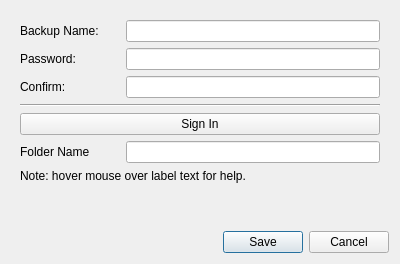
<?xml version="1.0" encoding="UTF-8"?>
<ui version="4.0">
 <class>ConfigGDriveDialog</class>
 <widget class="QDialog" name="ConfigGDriveDialog">
  <property name="geometry">
   <rect>
    <x>0</x>
    <y>0</y>
    <width>400</width>
    <height>264</height>
   </rect>
  </property>
  <property name="windowTitle">
   <string>Configure Google Drive </string>
  </property>
  <layout class="QVBoxLayout" name="verticalLayout">
   <item>
    <widget class="QWidget" name="widget" native="true">
     <layout class="QVBoxLayout" name="verticalLayout_2">
      <item>
       <layout class="QHBoxLayout" name="horizontalLayout">
        <item>
         <widget class="QLabel" name="label">
          <property name="minimumSize">
           <size>
            <width>100</width>
            <height>0</height>
           </size>
          </property>
          <property name="toolTip">
           <string>&lt;html&gt;&lt;head/&gt;&lt;body&gt;&lt;p&gt;&lt;span style=&quot; font-weight:600;&quot;&gt;Backup Name:&lt;/span&gt;&lt;/p&gt;&lt;p&gt;Something descriptive to help you remember what this backup contains (eg: My Pictures).&lt;/p&gt;&lt;/body&gt;&lt;/html&gt;</string>
          </property>
          <property name="text">
           <string>Backup Name:</string>
          </property>
         </widget>
        </item>
        <item>
         <widget class="QLineEdit" name="name_line_edit"/>
        </item>
       </layout>
      </item>
      <item>
       <layout class="QHBoxLayout" name="horizontalLayout_3">
        <item>
         <widget class="QLabel" name="label_2">
          <property name="minimumSize">
           <size>
            <width>100</width>
            <height>0</height>
           </size>
          </property>
          <property name="toolTip">
           <string>&lt;html&gt;&lt;head/&gt;&lt;body&gt;&lt;p&gt;&lt;span style=&quot; font-weight:600;&quot;&gt;Password:&lt;/span&gt;&lt;/p&gt;&lt;p&gt;Your data will be encrypted with this. Make sure to write it down. You will LOSE YOUR DATA if you lose this!&lt;/p&gt;&lt;/body&gt;&lt;/html&gt;</string>
          </property>
          <property name="text">
           <string>Password:</string>
          </property>
         </widget>
        </item>
        <item>
         <widget class="QLineEdit" name="password_line_edit">
          <property name="echoMode">
           <enum>QLineEdit::Password</enum>
          </property>
         </widget>
        </item>
       </layout>
      </item>
      <item>
       <layout class="QHBoxLayout" name="horizontalLayout_4">
        <item>
         <widget class="QLabel" name="label_3">
          <property name="minimumSize">
           <size>
            <width>100</width>
            <height>0</height>
           </size>
          </property>
          <property name="toolTip">
           <string>&lt;html&gt;&lt;head/&gt;&lt;body&gt;&lt;p&gt;Re-type your password.&lt;/p&gt;&lt;/body&gt;&lt;/html&gt;</string>
          </property>
          <property name="text">
           <string>Confirm:</string>
          </property>
         </widget>
        </item>
        <item>
         <widget class="QLineEdit" name="confirm_password_line_edit">
          <property name="echoMode">
           <enum>QLineEdit::Password</enum>
          </property>
         </widget>
        </item>
       </layout>
      </item>
      <item>
       <widget class="Line" name="line">
        <property name="orientation">
         <enum>Qt::Horizontal</enum>
        </property>
       </widget>
      </item>
      <item>
       <layout class="QHBoxLayout" name="horizontalLayout_5">
        <item>
         <widget class="QPushButton" name="sign_in_button">
          <property name="toolTip">
           <string>&lt;html&gt;&lt;head/&gt;&lt;body&gt;&lt;p&gt;&lt;span style=&quot; font-weight:600;&quot;&gt;Sign In&lt;/span&gt;&lt;/p&gt;&lt;p&gt;Redirects to your browswer for Google Drive login and authentication. &lt;/p&gt;&lt;/body&gt;&lt;/html&gt;</string>
          </property>
          <property name="text">
           <string>Sign In</string>
          </property>
         </widget>
        </item>
       </layout>
      </item>
      <item>
       <layout class="QHBoxLayout" name="horizontalLayout_7">
        <item>
         <widget class="QLabel" name="label_7">
          <property name="minimumSize">
           <size>
            <width>100</width>
            <height>0</height>
           </size>
          </property>
          <property name="toolTip">
           <string>&lt;html&gt;&lt;head/&gt;&lt;body&gt;&lt;p&gt;&lt;span style=&quot; font-weight:600;&quot;&gt;Folder Name:&lt;/span&gt;&lt;/p&gt;&lt;p&gt;The name of your folder on Google Drive. Must be in the root of your drive and must already exist. BlobBackup will not create the directory for you.&lt;/p&gt;&lt;/body&gt;&lt;/html&gt;</string>
          </property>
          <property name="text">
           <string>Folder Name</string>
          </property>
         </widget>
        </item>
        <item>
         <widget class="QLineEdit" name="folder_name_line_edit"/>
        </item>
       </layout>
      </item>
      <item>
       <widget class="QLabel" name="label_4">
        <property name="text">
         <string>Note: hover mouse over label text for help.</string>
        </property>
       </widget>
      </item>
      <item>
       <spacer name="verticalSpacer">
        <property name="orientation">
         <enum>Qt::Vertical</enum>
        </property>
        <property name="sizeHint" stdset="0">
         <size>
          <width>20</width>
          <height>40</height>
         </size>
        </property>
       </spacer>
      </item>
     </layout>
    </widget>
   </item>
   <item>
    <widget class="QDialogButtonBox" name="buttonBox">
     <property name="orientation">
      <enum>Qt::Horizontal</enum>
     </property>
     <property name="standardButtons">
      <set>QDialogButtonBox::Cancel|QDialogButtonBox::Save</set>
     </property>
    </widget>
   </item>
  </layout>
 </widget>
 <resources/>
 <connections>
  <connection>
   <sender>buttonBox</sender>
   <signal>accepted()</signal>
   <receiver>ConfigGDriveDialog</receiver>
   <slot>accept()</slot>
   <hints>
    <hint type="sourcelabel">
     <x>248</x>
     <y>254</y>
    </hint>
    <hint type="destinationlabel">
     <x>157</x>
     <y>274</y>
    </hint>
   </hints>
  </connection>
  <connection>
   <sender>buttonBox</sender>
   <signal>rejected()</signal>
   <receiver>ConfigGDriveDialog</receiver>
   <slot>reject()</slot>
   <hints>
    <hint type="sourcelabel">
     <x>316</x>
     <y>260</y>
    </hint>
    <hint type="destinationlabel">
     <x>286</x>
     <y>274</y>
    </hint>
   </hints>
  </connection>
 </connections>
</ui>
